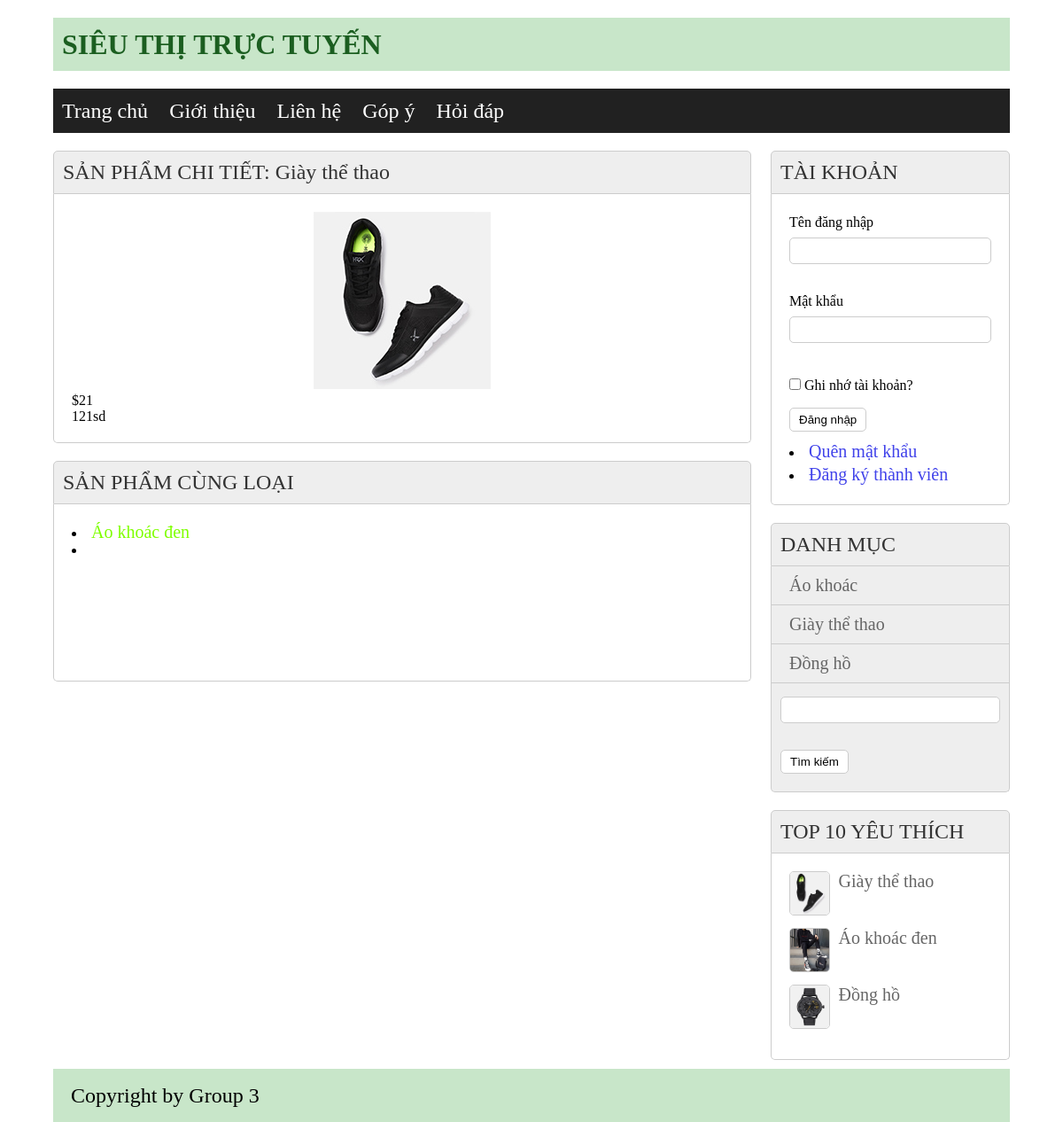
The app's page /kenshop/index.php?act=sanphamct&idsp=1123 with its own data.
### tables this page shows
CREATE TABLE `hang_hoa` (
  `ma_hh` int(11) NOT NULL,
  `ten_hh` varchar(50) NOT NULL,
  `don_gia` float NOT NULL,
  `giam_gia` float DEFAULT NULL,
  `hinh` varchar(50) NOT NULL,
  `mo_ta` varchar(1000) NOT NULL,
  `so_luot_xem` int(50) NOT NULL,
  `ma_loai` int(50) NOT NULL
);

CREATE TABLE `loai_hang` (
  `ma_loai` int(11) NOT NULL,
  `ten_loai` varchar(50) NOT NULL
);

### kenshop/model/pdo.php (called while the page is built, shortened)
<?php
function pdo_get_connection(){
    $dburl = "mysql:host=localhost;dbname=kenshop;charset=utf8";
    $username = 'root';
    $password = '';
    $conn = new PDO($dburl, $username, $password);
    $conn->setAttribute(PDO::ATTR_ERRMODE, PDO::ERRMODE_EXCEPTION);
    return $conn;
}
function pdo_query($sql){
    $sql_args = array_slice(func_get_args(), 1);
    try{
        $conn = pdo_get_connection();
        $stmt = $conn->prepare($sql);
        $stmt->execute($sql_args);
        $rows = $stmt->fetchAll();
        return $rows;
    }
    catch(PDOException $e){
        throw $e;
    }
    finally{
        unset($conn);
    }
}
function pdo_query_one($sql){
    $sql_args = array_slice(func_get_args(), 1);
    try{
        $conn = pdo_get_connection();
        $stmt = $conn->prepare($sql);
        $stmt->execute($sql_args);
        $row = $stmt->fetch(PDO::FETCH_ASSOC);
        return $row;
    }
    catch(PDOException $e){
        throw $e;
    }
    finally{
        unset($conn);
    }
}

### kenshop/model/hang-hoa.php (called while the page is built, shortened)
<?php
function hh_getinfo($ma_hh){
    $sql = "select * from hang_hoa where ma_hh=?";
    return pdo_query_one($sql,$ma_hh);
}
function hh_selectall_home(){
    $sql = "select * from hang_hoa where 1 order by ma_hh desc  limit 0,9";
    return pdo_query($sql);
}
function cunghh_getinfo($ma_loai,$ma_hh){
    $sql = "select * from hang_hoa where ma_loai=".$ma_loai." AND ma_hh <> ".$ma_hh;
    return pdo_query($sql);
}
function hh_selectall_top10(){
    $sql = "select * from hang_hoa where 1 order by so_luot_xem desc limit 0,10";
    return pdo_query($sql);
}

### kenshop/global.php (called while the page is built)
<?php
    $img_path="upload/";
?>

### kenshop/model/loai-hang.php (called while the page is built, shortened)
<?php
function loai_selectall(){
    $sql = "select * from loai_hang order by ma_loai ";
    return pdo_query($sql);
}

### kenshop/view/aside.php (the view)
<div class="box">
    <div class="box-title">
        TÀI KHOẢN
    </div>
    <div class="box-content form-account">
        <?php
        if (isset($_SESSION['user'])) {
            extract($_SESSION['user']);
            $target_dir = "./upload/";
            $hinh_anh = $target_dir.$hinh_anh;
            ?>
            <div class="mt">
                Xin chào
                <?= $ho_ten ?>
                <img width="150px" src="<?=$hinh_anh?>">
            </div>
            <li><a href="index.php?act=updatetk">Cập nhật tài khoản</a></li>
            <?php if ($vai_tro == 1) { ?>
                <li><a href="admin/index.php">Đăng nhập admin</a></li>
            <?php } ?>
            <li><a href="index.php?act=logout">Đăng xuất</a></li>
            <?php
        } else {
            ?>
            <form action="index.php?act=dangnhap" method="POST">
                Tên đăng nhập <br>
                <input type="text" name="ho_ten">
                <br>
                <div class="mt">
                    Mật khẩu
                </div>
                <input type="text" name="mat_khau">
                <br>
                <div class="mt">
                    <input type="checkbox"> Ghi nhớ tài khoản?<br>
                </div>
                <input type="submit" value="Đăng nhập" name="dangnhap">
            </form>
            <li><a href="index.php?act=quenmk">Quên mật khẩu</a></li>
            <li><a href="index.php?act=dangki">Đăng ký thành viên</a></li>
        <?php } ?>
    </div>
</div>
<div class="box">
    <div class="box-title">
        DANH MỤC
    </div>
    <div class="box-content2 vmenu">
        <ul>
            <?php
            foreach ($loaddm as $dm) {
                extract($dm);
                $linkdm = "index.php?act=sanpham&ma_loai=" . $ma_loai;
                echo '<li><a href="' . $linkdm . '">' . $ten_loai . '</a></li>';
            }
            ?>
        </ul>
    </div>
    <div class="box-footer">
        <form action="index.php?act=sanpham" method="POST">
            <input type="text" name="keyw">
            <input type="submit" value="Tìm kiếm" name="timkiem">
        </form>
    </div>
</div>
<div class="box">
    <div class="box-title">
        TOP 10 YÊU THÍCH
    </div>
    <div class="box-content">
        <?php
        foreach ($top10 as $hh) {
            extract($hh);
            $linksp = "index.php?act=sanphamct&idsp=" . $ma_hh;
            $img = $img_path . $hinh;
            echo ' <div class="row-content">
                                <img src="' . $img . '" alt="">
                                <a href="' . $linksp . '">' . $ten_hh . '</a>
                            </div>';
        }
        ?>
    </div>
</div>

### kenshop/view/sanphamct.php (shortened to what this page needs)
<main>
    <div class="artical">
        <div class="box">
            <?php
            extract($onesp);
            ?>
            <div class="box-title">
                SẢN PHẨM CHI TIẾT: <?= $ten_hh ?>
            </div>
            <div class="box-content">
                <?php
                extract($onesp);
                $img = $img_path . $hinh;
                $don_gia = $don_gia;
                echo '<div class="spct"><img src="' . $img . '"></div>';
                echo '
                <p>$'.$don_gia.'</p>
            ';
                echo $mo_ta;
                ?>
            </div>
        </div>
        <div class="box">
            <div class="box-title">
                SẢN PHẨM CÙNG LOẠI
            </div>
            <div class="box-content">
                <?php
                foreach ($spkhac as $sp) {
                    extract($sp);
                    $linksp = "index.php?act=sanphamct&idsp=" . $ma_hh;
                    echo '<li><a href="' . $linksp . '">' . $ten_hh . '</a><li>';
                }
                ?>
            </div>
        </div>
    </div>
    <div class="aside">
        <?php include "aside.php"; ?>
    </div>
</main>

### kenshop/content/css/index.css (style rules this page uses)
* { padding: 0; margin: 0; box-sizing: border-box; }
.artical { float: left; width: 73%; }
.aside { float: right; width: 25%; }
.box { margin-bottom: 10px; margin-top: 20px; }
.box-title { color: #333; padding: 10px; background-color: #EEE; border-top-left-radius: 5px; border-top-right-radius: 5px; border: 1px #CCC solid; font-size: 24px; }
.box-content { border-left: 1px #CCC solid; border-right: 1px #CCC solid; border-bottom: 1px #CCC solid; border-bottom-right-radius: 5px; border-bottom-left-radius: 5px; min-height: 200px; padding: 20px; }
.box-content2 { border-left: 1px #CCC solid; border-right: 1px #CCC solid; background-color: #eee; }
.box-footer { padding: 10px; background-color: #EEE; border-bottom-left-radius: 5px; border-bottom-right-radius: 5px; border-left: 1px #CCC solid; border-right: 1px #CCC solid; border-bottom: 1px #CCC solid; }
.form-account { line-height: 150%; }
.mt { margin-top: 10px; }
.form-account input[type=text] { width: 100%; border: 1px #ccc solid; padding: 5px 10px; border-radius: 5px; }
.form-account input[type=submit] { border-radius: 5px; padding: 5px 10px; border: 1px #CCC solid; background-color: white; margin-top: 10px; margin-bottom: 10px; }
.form-account li a { color: rgb(65, 67, 234); text-decoration: none; }
.vmenu ul { list-style: none; }
.vmenu ul li { padding: 10px 20px; background-color: #EEE; border-bottom: 1px #CCC solid; }
.vmenu ul li a { text-decoration: none; color: #666; }
.box-footer input[type=text] { width: 100%; padding: 5px 10px; background-color: #FFF; border: 1px #CCC solid; border-radius: 5px; }
.row-content img { width: 20%; height: 50px; margin-bottom: 10px; margin-right: 10px; border-radius: 5px; border: 1px #CCC solid; }
.row-content a { text-decoration: none; padding-bottom: 10px; position: absolute; color: #666; }

### kenshop/content/css/dangky.css (style rules this page uses)
* { padding: 0; margin: 0; box-sizing: border-box; }

### kenshop/view/header.php (style rules this page uses)
a { text-decoration: none; color: chartreuse; font-size: 20px; }
.spct { text-align: center; }
.spct img { width: 200px; }
input[type=submit] { border-radius: 5px; padding: 5px 10px; border: 1px #CCC solid; background-color: white; margin-top: 10px; margin-bottom: 10px; cursor: pointer; }
input[type=text], input[type=email], input[type=password] { width: 100%; height: 30px; margin-top: 5px; margin-bottom: 20px; }
input[type=reset], input { border-radius: 5px; padding: 5px 10px; border: 1px #CCC solid; background-color: white; margin-top: 10px; margin-bottom: 10px; cursor: pointer; }

### records on screen
hang_hoa: ten_hh "Giày thể thao", hinh (picture), don_gia "21", mo_ta "121sd"
hang_hoa: ten_hh "Áo khoác đen", hinh (picture)
loai_hang: ten_loai "Áo khoác"
loai_hang: ten_loai "Giày thể thao"
loai_hang: ten_loai "Đồng hồ"
hang_hoa: hinh (picture), ten_hh "Đồng hồ"
